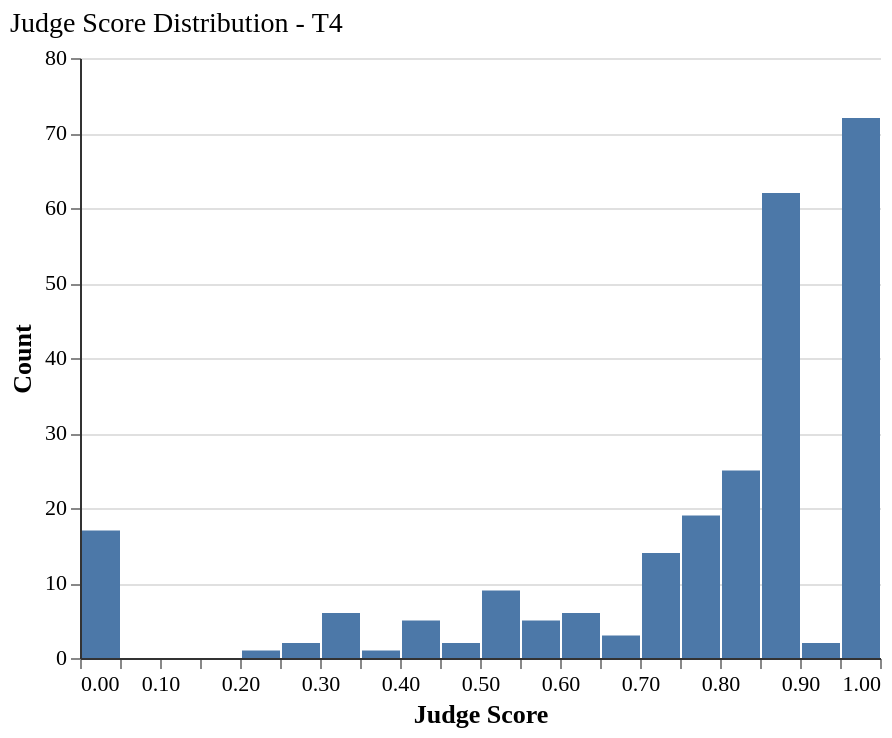

Here is the Vega-Lite specification saved for this chart:
### Vega-Lite specification from a JSON file in a GitHub repository (floating-point values rounded to 4 significant figures; data arrays with more than 128 entries replaced by an {"elided": "..."} marker saying what was removed)
{"config": {"font": "serif", "axis": {"labelFontSize": 11, "titleFontSize": 13, "gridColor": "#e0e0e0", "domainColor": "#333333"}, "legend": {"labelFontSize": 11, "titleFontSize": 12}, "title": {"fontSize": 14, "anchor": "start", "fontWeight": "normal"}, "view": {"stroke": null, "continuousWidth": 400, "continuousHeight": 300}, "mark": {"tooltip": true}}, "data": {"name": "data-1cc30c3046e297ecc8fae081dabd11b5"}, "mark": {"type": "bar"}, "encoding": {"x": {"bin": {"step": 0.05}, "field": "judge_score", "title": "Judge Score", "type": "quantitative"}, "y": {"aggregate": "count", "title": "Count", "type": "quantitative"}}, "height": 300, "title": "Judge Score Distribution - T4", "width": 400, "$schema": "https://vega.github.io/schema/vega-lite/v6.1.0.json", "datasets": {"data-1cc30c3046e297ecc8fae081dabd11b5": {"elided": "251 records"}}}
